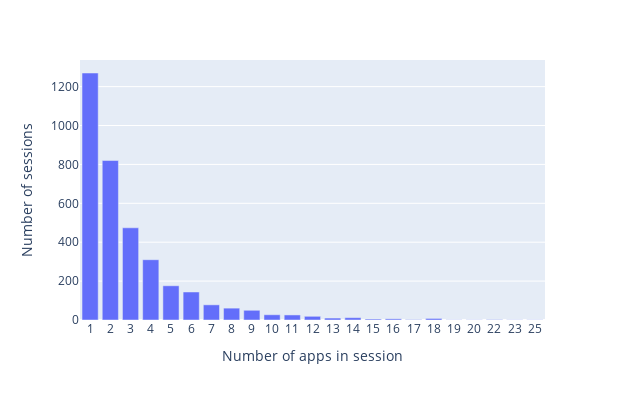

Source (notebook cell):
### Code cell
updated_session_lengths_293=user_0_293s_final.groupby('session_293').agg({'app_code':'size'}).rename(columns={'app_code':'session_length'}).groupby('session_length').size()
fig = px.bar(x=updated_session_lengths_293.index.values, y = updated_session_lengths_293.values,width=625,height=400)
fig.update_layout(
    xaxis_title="Number of apps in session",
    yaxis_title="Number of sessions")
fig.update_xaxes(type='category')

### Figure 1 — Plotly figure (JSON) as saved in the notebook; plotly's stock layout.template omitted (floating-point values rounded to 4 significant figures)
{"data": [{"alignmentgroup": "True", "hovertemplate": "x=%{x}<br>y=%{y}<extra></extra>", "legendgroup": "", "marker": {"color": "#636efa", "pattern": {"shape": ""}}, "name": "", "offsetgroup": "", "orientation": "v", "showlegend": false, "textposition": "auto", "type": "bar", "x": [1, 2, 3, 4, 5, 6, 7, 8, 9, 10, 11, 12, 13, 14, 15, 16, 17, 18, 19, 20, 22, 23, 25], "xaxis": "x", "y": [1270, 820, 474, 310, 176, 144, 78, 61, 50, 27, 26, 19, 10, 12, 5, 6, 2, 8, 1, 1, 2, 1, 1], "yaxis": "y"}], "layout": {"barmode": "relative", "height": 400, "legend": {"tracegroupgap": 0}, "margin": {"t": 60}, "width": 625, "xaxis": {"anchor": "y", "autorange": true, "domain": [0, 1], "range": [-0.5, 22.5], "title": {"text": "Number of apps in session"}, "type": "category"}, "yaxis": {"anchor": "x", "autorange": true, "domain": [0, 1], "range": [0, 1337.0], "title": {"text": "Number of sessions"}, "type": "linear"}}}
